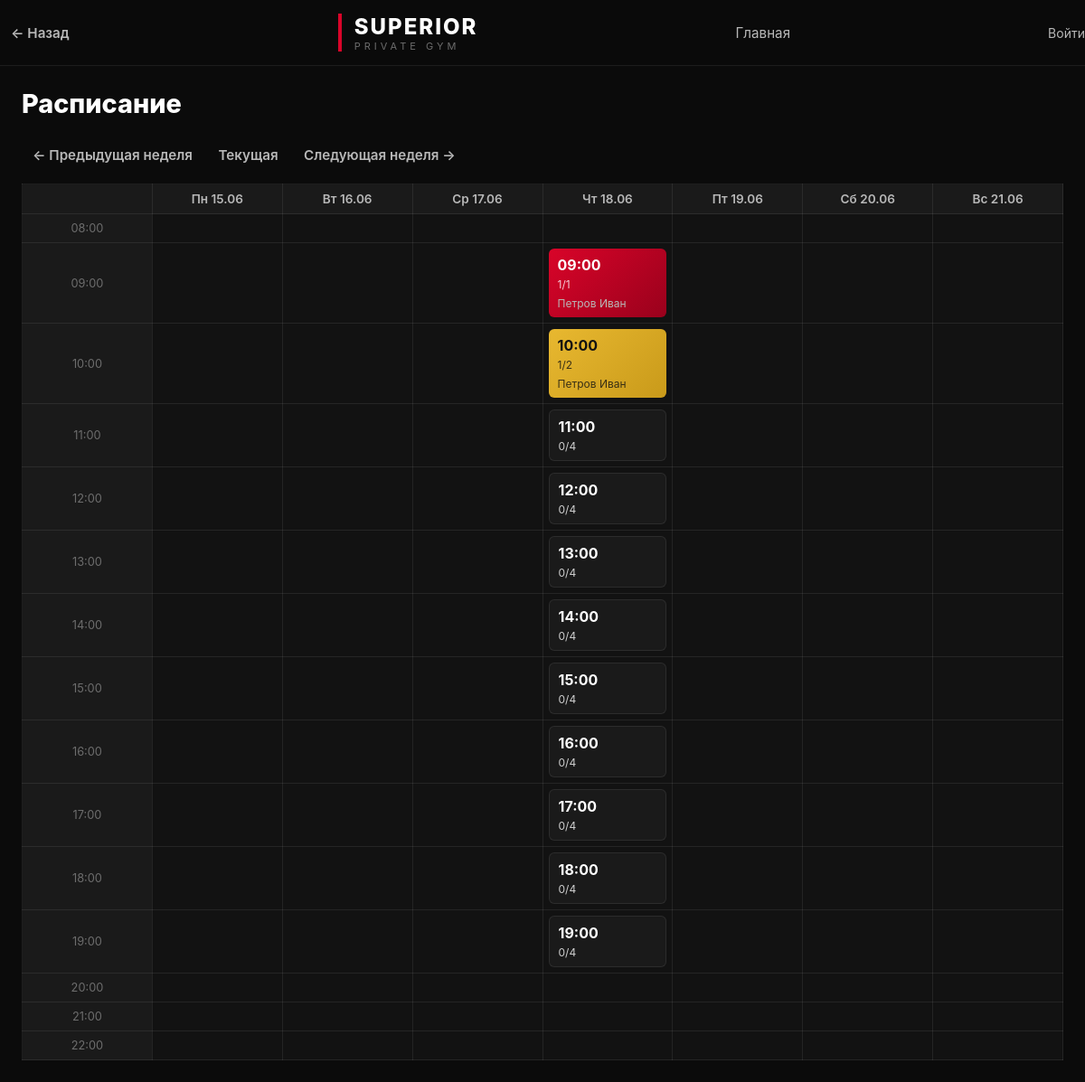
The app's page /schedule with its own data.
### app/models.py (models this page shows, shortened)
class Slot(Base):
    __tablename__ = "slots"
    id = Column(Integer, primary_key=True)
    start_time = Column(DateTime)
    capacity = Column(Integer, default=4)

class Client(Base):
    __tablename__ = "clients"
    id = Column(Integer, primary_key=True)
    first_name = Column(String, nullable=True)
    last_name = Column(String, nullable=True)
    patronymic = Column(String, nullable=True)
    birth_year = Column(Integer, nullable=True)
    birth_place = Column(String, nullable=True)
    phone = Column(String, nullable=True)
    name = Column(String, nullable=True)          # legacy — полное имя одной строкой
    remaining_sessions = Column(Integer, default=1)
    login = Column(String, unique=True, nullable=True)
    password_hash = Column(String, nullable=True)

### app/routes/schedule.py (the view)
@router.get("/schedule")
def schedule(request: Request, db: Session = Depends(get_db), week_offset: int = 0, user: dict = Depends(get_current_user)):
    slots = db.query(Slot).order_by(Slot.start_time).all()
    now = tz_now()
    base_week_start = (now - timedelta(days=now.weekday())).replace(
        hour=0, minute=0, second=0, microsecond=0
    )
    week_start = base_week_start + timedelta(days=7 * week_offset)
    days = [week_start + timedelta(days=i) for i in range(7)]
    hours = list(range(8, 23))
    default_time = tz_now().strftime("%Y-%m-%dT%H:%M")
    default_end_time = (tz_now() + timedelta(hours=1)).strftime("%Y-%m-%dT%H:%M")
    grid = {(d_idx, h): None for d_idx in range(7) for h in hours}
    for slot in slots:
        if not slot.start_time:
            continue
        slot_dt = slot.start_time
        delta = slot_dt.date() - week_start.date()
        if delta.days < 0 or delta.days >= 7:
            continue
        day_index = delta.days
        hour = slot_dt.hour
        if hour in hours:
            bookings = db.query(Booking).filter(Booking.slot_id == slot.id).all()
            clients_in_slot = [db.get(Client, b.client_id) for b in bookings]
            grid[(day_index, hour)] = {
                'slot': slot,
                'booked': len(clients_in_slot),
                'clients': clients_in_slot,
            }
    return templates.TemplateResponse(
        request=request,
        name="schedule.html",
        context={
            "days": days,
            "hours": hours,
            "grid": grid,
            "default_time": default_time,
            "default_end_time": default_end_time,
            "week_offset": week_offset,
            "user": user,
        },
    )

### templates/schedule.html (shortened to what this page needs)
{% extends "base.html" %}
{% block content %}
<div class="page__title">
    <h1>Расписание</h1>
</div>
{% set flash = request.query_params.get('flash') %}
<div class="page__controls">
    <div class="week-nav">
        <a class="btn btn--ghost" href="/schedule?week_offset={{ week_offset - 1 }}">← Предыдущая неделя</a>
        <a class="btn btn--ghost" href="/schedule?week_offset=0">Текущая</a>
        <a class="btn btn--ghost" href="/schedule?week_offset={{ week_offset + 1 }}">Следующая неделя →</a>
    </div>
</div>
<div class="calendar">
    <table class="calendar__table">
        <thead>
            <tr>
                <th class="calendar__header-cell"></th>
                {% set ru_days = ['Пн','Вт','Ср','Чт','Пт','Сб','Вс'] %}
                {% for day in days %}
                <th class="calendar__header-cell">{{ ru_days[loop.index0] }} {{ day.strftime('%d.%m') }}</th>
                {% endfor %}
            </tr>
        </thead>
        <tbody>
            {% for hour in hours %}
            <tr>
                <td class="calendar__time">{{ '%02d:00' % hour }}</td>
                {% for d_idx in range(0,7) %}
                <td class="calendar__cell">
                    {% set cell = grid.get((d_idx, hour)) %}
                    {% if cell %}
                    {%- set color_class = '' -%}
                    {%- if cell.slot.capacity == 1 -%}
                        {%- set color_class = 'calendar__slot--red' -%}
                    {%- elif cell.slot.capacity == 2 -%}
                        {%- set color_class = 'calendar__slot--yellow' -%}
                    {%- else -%}
                        {%- if cell.booked >= cell.slot.capacity -%}
                            {%- set color_class = 'calendar__slot--green' -%}
                        {%- else -%}
                            {%- set color_class = 'calendar__slot--gray' -%}
                        {%- endif -%}
                    {%- endif -%}
                    <a class="calendar__slot {{ color_class }}" href="/slot/{{ cell.slot.id }}?week_offset={{ week_offset }}">
                        <div class="calendar__slot-time">{{ cell.slot.start_time.strftime('%H:%M') }}</div>
                        <div class="calendar__slot-capacity">{{ cell.booked }}/{{ cell.slot.capacity }}</div>
                        {% if cell.clients %}
                        <ul class="calendar__slot-clients">
                            {% for c in cell.clients %}
                            <li>{{ c.fio() }}</li>
                            {% endfor %}
                        </ul>
                        {% endif %}
                    </a>
                    {% endif %}
                </td>
                {% endfor %}
            </tr>
            {% endfor %}
        </tbody>
    </table>
</div>
{% endblock %}

### static/style.css (style rules this page uses)
*, *::before, *::after { margin:0; padding:0; box-sizing:border-box; }
html { scroll-behavior:smooth; }
body { background:var(--bg-primary); color:var(--text-primary); font-family:Inter,system-ui,sans-serif; min-height:100vh; }
.btn { display:inline-flex; align-items:center; justify-content:center; gap:8px; text-decoration:none; cursor:pointer; transition:var(--transition); font-weight:600; font-size:0.95rem; border:none; border-radius:var(--radius-sm); font-family:inherit; }
.btn--ghost { background:transparent; border:none; color:var(--text-secondary); padding:6px 12px; }
.calendar { overflow-x:auto; }
.calendar__table { width:100%; border-collapse:collapse; table-layout:fixed; }
.calendar__table th, .calendar__table td { border:1px solid var(--border); }
.calendar__header-cell { background:var(--bg-elevated); padding:8px; text-align:center; color:var(--text-secondary); font-size:0.85rem; font-weight:600; }
.calendar__time { width:72px; background:var(--bg-elevated); color:var(--text-muted); text-align:center; padding:8px; font-size:0.8rem; }
.calendar__cell { min-height:90px; padding:6px; vertical-align:top; background:var(--bg-secondary); }
.calendar__slot { display:block; border-radius:var(--radius-sm); padding:8px 10px; text-decoration:none; color:var(--text-primary); transition:var(--transition); }
.calendar__slot--red { background:linear-gradient(135deg,var(--accent),#99011c); }
.calendar__slot--yellow { background:linear-gradient(135deg,#e8b830,#c99a1a); color:#111; }
.calendar__slot--gray { background:var(--bg-elevated); border:1px solid var(--border); }
.calendar__slot-time { font-size:16px; font-weight:700; margin-bottom:4px; }
.calendar__slot-capacity { font-size:12px; opacity:0.8; }
.calendar__slot--yellow .calendar__slot-capacity { color:#111; }
.calendar__slot--yellow .calendar__slot-clients li { color:#111; opacity:0.8; }
.calendar__slot-clients { list-style:none; margin-top:6px; }
.calendar__slot-clients li { font-size:12px; color:var(--text-secondary); }
.page__title { display:flex; justify-content:space-between; align-items:center; margin-bottom:24px; }
.page__title h1 { font-size:1.8rem; font-weight:800; }
.page__controls { display:flex; gap:12px; align-items:center; margin-bottom:16px; }

### records on screen
Slot: slot.start_time "09:00", slot.capacity "1"
Client: fio "Петров Иван"
Slot: slot.start_time "10:00", slot.capacity "2"
Slot: slot.start_time "11:00", slot.capacity "4"
Slot: slot.start_time "12:00", slot.capacity "4"
Slot: slot.start_time "13:00", slot.capacity "4"
Slot: slot.start_time "14:00", slot.capacity "4"
Slot: slot.start_time "15:00", slot.capacity "4"
Slot: slot.start_time "16:00", slot.capacity "4"
Slot: slot.start_time "17:00", slot.capacity "4"
Slot: slot.start_time "18:00", slot.capacity "4"
Slot: slot.start_time "19:00", slot.capacity "4"

### other values on screen
{{ ru_days[loop.index0] }} "Пн" "Вт" "Ср" "Чт" "Пт" "Сб" "Вс"
{{ day.strftime('%d.%m') }} "15.06" "16.06" "17.06" "18.06" "19.06" "20.06" "21.06"
{{ '%02d:00' % hour }} "08:00" "09:00" "10:00" "11:00" "12:00" "13:00" "14:00" "15:00" "16:00" "17:00" "18:00" "19:00" "20:00" "21:00" "22:00"
{{ cell.booked }} "1" "1" "0" "0" "0" "0" "0" "0" "0" "0" "0"
